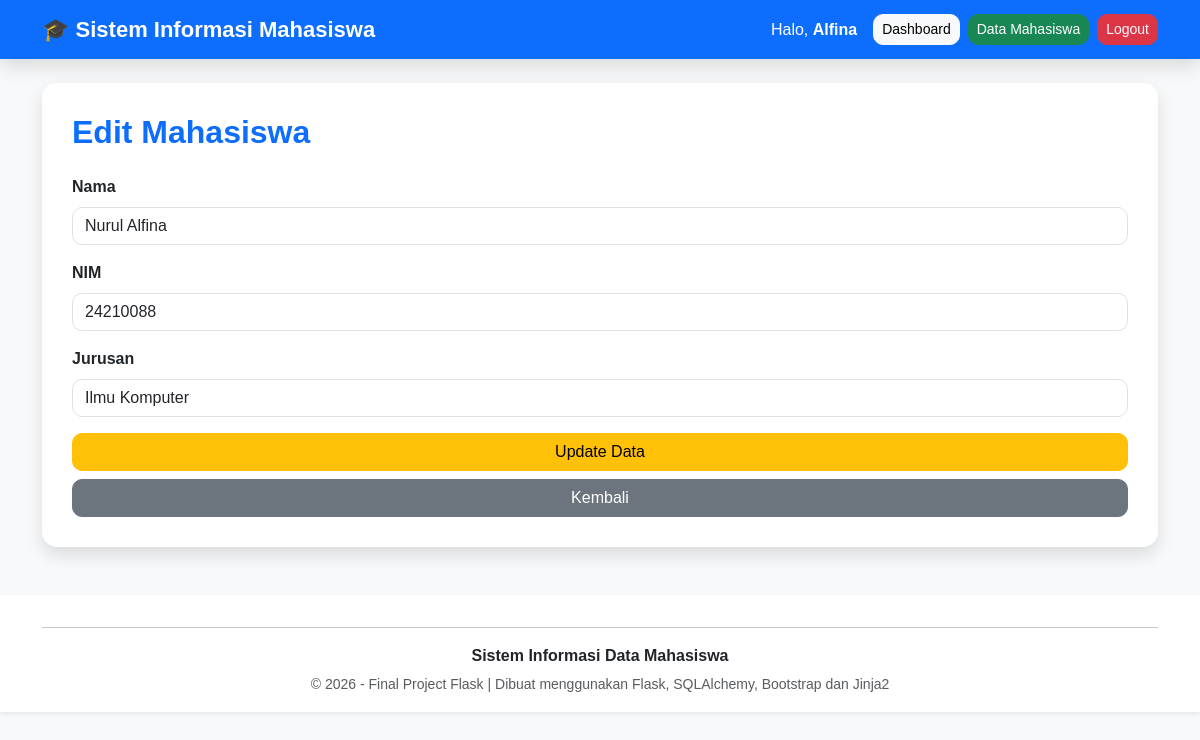
The app's page /edit/2 (signed in) with its own data.
### models.py (models this page shows)
class User(UserMixin, db.Model):
    __tablename__ = "users"
    id = db.Column(db.Integer, primary_key=True)
    username = db.Column(db.String(100), unique=True, nullable=False)
    password = db.Column(db.String(255), nullable=False)

class Mahasiswa(db.Model):
    __tablename__ = "mahasiswa"
    id = db.Column(db.Integer, primary_key=True)
    nama = db.Column(db.String(100), nullable=False)
    nim = db.Column(db.String(30), unique=True, nullable=False)
    jurusan = db.Column(db.String(100), nullable=False)

### app.py (the view, shortened to what this page needs)
@app.route("/edit/<int:id>", methods=["GET", "POST"])
@login_required
def edit(id):
    mahasiswa = Mahasiswa.query.get_or_404(id)
    return render_template(
        "edit.html",
        mahasiswa=mahasiswa
    )

### app.py (called while the page is built)
@login_manager.user_loader
def load_user(user_id):
    return User.query.get(int(user_id))

### templates/edit.html (shortened to what this page needs)
{% extends "base.html" %}
{% block content %}
<div class="card shadow">
    <div class="card-body">
        <h2 class="text-primary mb-4">
            Edit Mahasiswa
        </h2>
        <form method="POST">
            <div class="mb-3">
                <label class="form-label">
                    Nama
                </label>
                <input
                    type="text"
                    name="nama"
                    value="{{ mahasiswa.nama }}"
                    class="form-control"
                    required>
            </div>
            <div class="mb-3">
                <label class="form-label">
                    NIM
                </label>
                <input
                    type="text"
                    name="nim"
                    value="{{ mahasiswa.nim }}"
                    class="form-control"
                    required>
            </div>
            <div class="mb-3">
                <label class="form-label">
                    Jurusan
                </label>
                <input
                    type="text"
                    name="jurusan"
                    value="{{ mahasiswa.jurusan }}"
                    class="form-control"
                    required>
            </div>
            <button class="btn btn-warning w-100">
                Update Data
            </button>
            <a href="{{ url_for('mahasiswa') }}"
               class="btn btn-secondary w-100 mt-2">
                Kembali
            </a>
        </form>
    </div>
</div>
{% endblock %}

### templates/base.html (shortened to what this page needs)
<!DOCTYPE html>
<html lang="id">
<head>
    <link href="https://cdn.jsdelivr.net/npm/bootstrap@5.3.7/dist/css/bootstrap.min.css" rel="stylesheet">
    <link rel="stylesheet" href="{{ url_for('static', filename='css/style.css') }}">
</head>
<body class="bg-light">
<nav class="navbar navbar-expand-lg navbar-dark bg-primary shadow">
    <div class="container">
        <a class="navbar-brand fw-bold"
           href="{{ url_for('home') }}">
            🎓 Sistem Informasi Mahasiswa
        </a>
        {% if current_user.is_authenticated %}
        <div class="d-flex align-items-center">
            <span class="text-white me-3">
                Halo, <strong>{{ current_user.username }}</strong>
            </span>
            <a href="{{ url_for('home') }}"
               class="btn btn-light btn-sm me-2">
                Dashboard
            </a>
            <a href="{{ url_for('mahasiswa') }}"
               class="btn btn-success btn-sm me-2">
                Data Mahasiswa
            </a>
            <a href="{{ url_for('logout') }}"
               class="btn btn-danger btn-sm">
                Logout
            </a>
        </div>
        {% endif %}
    </div>
</nav>
<div class="container mt-4">
    {% block content %}
    {% endblock %}
</div>
<footer class="bg-white mt-5 shadow-sm">
    <div class="container text-center py-3">
        <hr>
        <p class="mb-1 fw-bold">
            Sistem Informasi Data Mahasiswa
        </p>
        <small class="text-muted">
            © 2026 - Final Project Flask | Dibuat menggunakan Flask, SQLAlchemy, Bootstrap dan Jinja2
        </small>
    </div>
</footer>
</body>
</html>

### templates/static/css/style.css (style rules this page uses)
body { background:#f4f6f9; font-family:Arial, Helvetica, sans-serif; }
.navbar { box-shadow:0 3px 10px rgba(0,0,0,.15); }
.navbar-brand { font-size:22px; font-weight:bold; }
.card { border:none; border-radius:15px; transition:.3s; }
.card-body { padding:30px; }
.btn { border-radius:10px; transition:.3s; }
.form-control { border-radius:10px; }
.form-label { font-weight:600; }
.shadow { box-shadow:0 8px 18px rgba(0,0,0,.12)!important; }
footer { background:#ffffff; }
footer p { margin-bottom:5px; font-weight:bold; }
h2 { font-weight:bold; }

### records on screen
User: username "Alfina"
Mahasiswa: nama "Nurul Alfina", nim "24210088", jurusan "Ilmu Komputer"
